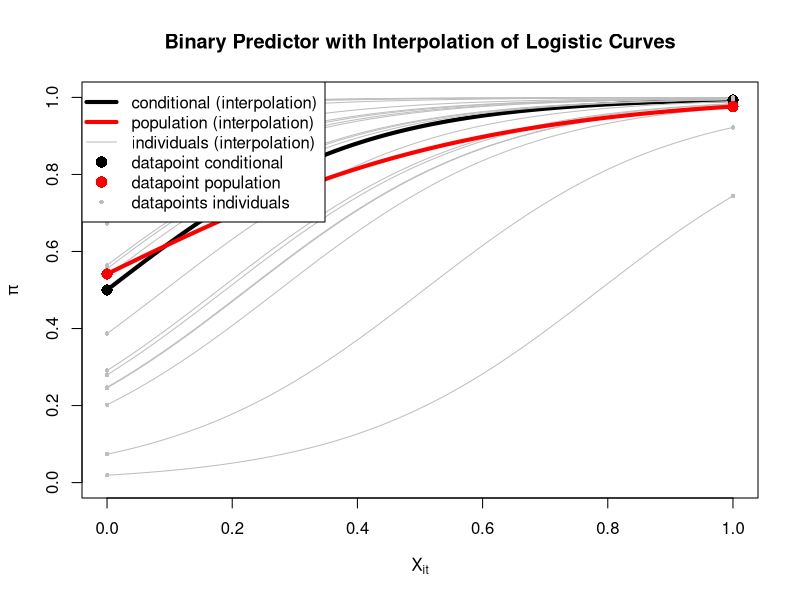
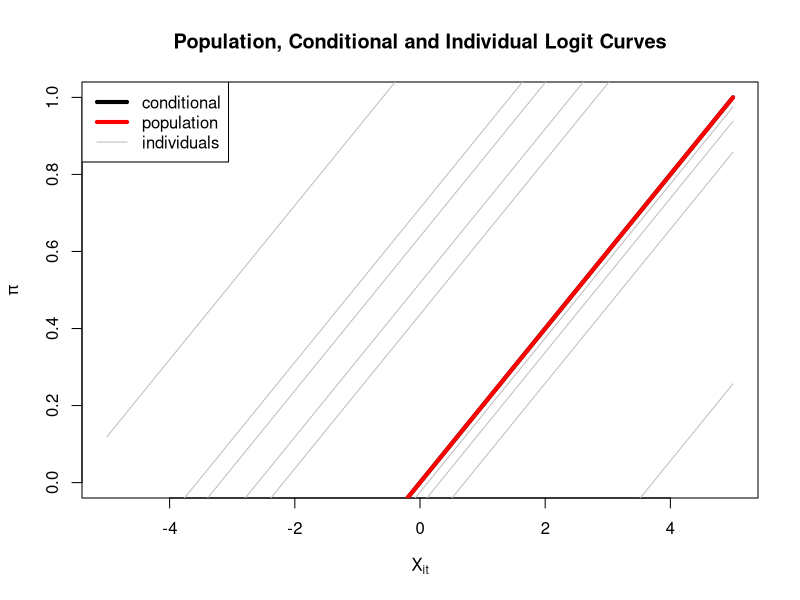
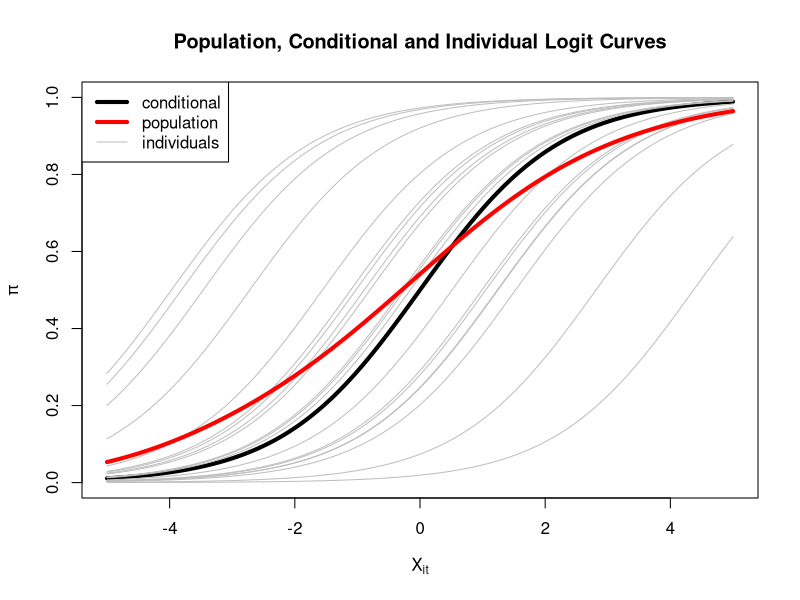

Source code (R) for these figures, in order:
## ---- chunk 1
#| label: fig-marginal-vs-conditional
#| fig.width: 10
#| fig.height: 8

set.seed(123) # For reproducibility

# Parameters
beta_0 <- 0 # for simplicity
beta_1 <- 0.9
sigma_b0 <- sqrt(4)

n_individuals <- 20 # Number of individuals to plot
X_grid <- seq(-5, 5, length.out = 10000) # Values for X_it

# Generate random intercepts for individuals
b0 <- rnorm(n_individuals, mean = 0, sd = sigma_b0)

# Conditional-level logit and probability: the mean individual (b0 = 0)
logit_conditional <- beta_0 + beta_1 * X_grid + 0 # expected value
pi_conditional <- 1 / (1 + exp(-logit_conditional))

# Individual-specific logits and probabilities
logit_individuals <- sapply(b0, function(b) beta_0 + beta_1 * X_grid + b) # expected value
pi_individuals <- 1 / (1 + exp(-logit_individuals))

# Population-level logit and probability: average probabilities across individuals
pi_population <- rowMeans(pi_individuals)

# save the upcoming plot
png("figure/fig-marginal-vs-conditional.png", width = 1200, height = 1000, res = 150)

# Plot the conditional-level curve
plot(X_grid, pi_conditional, type = "l", lwd = 4, col = "black",
     ylim = c(0, 1), xlim = c(-5, 5), xlab = expression(X[it]), ylab = expression(pi),
     main = "Population, Conditional and Individual Logit Curves")

# Add individual curves (grey lines)
for (i in 1:n_individuals) {
  lines(X_grid, pi_individuals[, i], col = "grey", lwd = 1)
}

# add the population-level curve (red line)
lines(X_grid, pi_population, col = "red", lwd = 4)

# Add a legend
legend("topleft", legend = c("conditional", "population", "individuals"),
       col = c("black", "red",  "grey"), lty = c(1, 1, 1), lwd = c(4, 4, 1))

dev.off()
## ---- chunk 2
#| label: fig-overlay-logistic
#| fig.width: 10
#| fig.height: 8

set.seed(123) # For reproducibility

# Parameters
beta_0 <- 0
beta_1 <- 5
sigma_b0 <- sqrt(4)

n_individuals <- 20 # Number of individuals to plot

# Continuous logistic predictor
X_grid_cont <- seq(0, 1, length.out = 10000)

# Binary predictor
X_grid_bin <- c(0, 1)

# Generate random intercepts for individuals
b0 <- rnorm(n_individuals, mean = 0, sd = sigma_b0)

# Continuous predictor: Compute conditional and individual probabilities
logit_conditional <- beta_0 + beta_1 * X_grid_cont
pi_conditional <- 1 / (1 + exp(-logit_conditional))

logit_individuals_cont <- sapply(b0, function(b) beta_0 + beta_1 * X_grid_cont + b)
pi_individuals_cont <- 1 / (1 + exp(-logit_individuals_cont))

pi_population_cont <- rowMeans(pi_individuals_cont)

# Binary predictor: Compute probabilities
logit_individuals_bin <- sapply(b0, function(b) outer(beta_0 + beta_1 * X_grid_bin, b, "+"))
pi_individuals_bin <- 1 / (1 + exp(-logit_individuals_bin))

pi_population_bin <- rowMeans(pi_individuals_bin)

# Plot the continuous logistic curve
plot(X_grid_cont, pi_conditional, type = "l", lwd = 4, col = "black",
     ylim = c(0, 1), xlim = c(0, 1), xlab = expression(X[it]), ylab = expression(pi),
     main = "Binary Predictor with Interpolation of Logistic Curves")

# Add individual curves (grey lines) for continuous logistic function
for (i in 1:n_individuals) {
  lines(X_grid_cont, pi_individuals_cont[, i], col = "grey", lwd = 1)
}

# Add population-level curve (red line) for continuous logistic function
lines(X_grid_cont, pi_population_cont, col = "red", lwd = 4)

# Overlay binary predictor points (black and red)
points(X_grid_bin, 1 / (1 + exp(-(beta_0 + beta_1 * X_grid_bin))), col = "black", pch = 16, cex = 1.5)
for (i in 1:n_individuals) {
  points(X_grid_bin, pi_individuals_bin[, i], col = "grey", pch = 16, cex = 0.6)
}
points(X_grid_bin, pi_population_bin, col = "red", pch = 16, cex = 1.5)

# Add a legend
legend("topleft", legend = c("conditional (interpolation)", "population (interpolation)", "individuals (interpolation)", 
                             "datapoint conditional", "datapoint population", "datapoints individuals"),
       col = c("black", "red", "grey", "black", "red", "grey"), 
       lty = c(1, 1, 1, NA, NA, NA), 
       pch = c(NA, NA, NA, 16, 16, 16), 
       lwd = c(4, 4, 1, NA, NA, NA), pt.cex = c(NA, NA, NA, 1.5, 1.5, 0.6))

## ---- chunk 3
#| label: fig-mixed-linear-model
#| fig.width: 10
#| fig.height: 8

set.seed(123) # For reproducibility

# Parameters
beta_0 <- 0 # for simplicity
beta_1 <- 0.2
sigma_b0 <- sqrt(4)

n_individuals <- 20 # Number of individuals to plot
X_grid <- seq(-5, 5, length.out = 10000) # Values for X_it

# Generate random intercepts for individuals
b0 <- rnorm(n_individuals, mean = 0, sd = sigma_b0)
expected_b0_is_zero = TRUE
if (expected_b0_is_zero == TRUE){
  b0 <- b0 - mean(b0)  # Centering step
}

# Conditional-level: the mean individual (b0 = 0)
expected_Y_conditional <- beta_0 + beta_1 * X_grid + 0

# Individual-specific
expected_Y_individuals <- sapply(b0, function(b) beta_0 + beta_1 * X_grid + b)

# Population-level: average probabilities across individuals
expected_Y_population <- rowMeans(expected_Y_individuals) # method 1
# expected_Y_population2 <- expected_Y_conditional + mean(b0) # method 2 (yields same result)

# save the upcoming plot
# png("figure/fig-marginal-vs-conditional.png", width = 1200, height = 1000, res = 150)

# Plot the conditional-level curve
plot(X_grid, expected_Y_conditional, type = "l", lwd = 4, col = "black",
     ylim = c(0, 1), xlim = c(-5, 5), xlab = expression(X[it]), ylab = expression(pi),
     main = "Population, Conditional and Individual Logit Curves")

# Add individual curves (grey lines)
for (i in 1:n_individuals) {
  lines(X_grid, expected_Y_individuals[, i], col = "grey", lwd = 1)
}

# add the population-level curve (red line)
lines(X_grid, expected_Y_population, col = "red", lwd = 4)

# # add the population-level curve (orange line)
# lines(X_grid, expected_Y_population2, col = "orange", lwd = 4)

# Add a legend
legend("topleft", legend = c("conditional", "population", "individuals"),
       col = c("black", "red",  "grey"), lty = c(1, 1, 1), lwd = c(4, 4, 1))

# dev.off()
